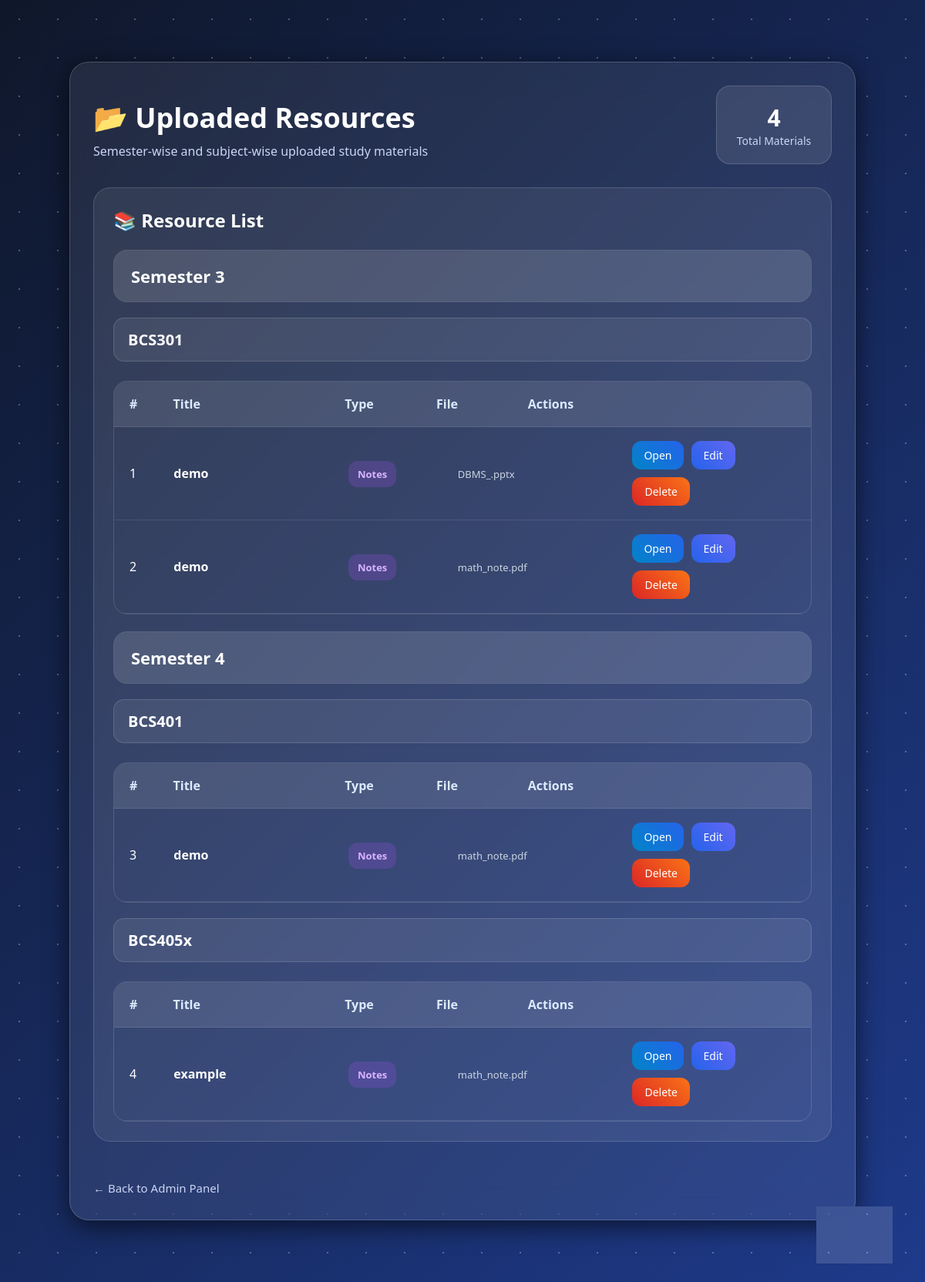
The app's page /admin-resources with its own data.
### tables this page shows
CREATE TABLE materials (
            id INTEGER PRIMARY KEY AUTOINCREMENT,
            title TEXT,
            semester TEXT,
            subject TEXT,
            resource_type TEXT,
            filename TEXT
        );

### app.py (the view)
@app.route("/admin-resources")
def admin_resources():
    conn = sqlite3.connect("database.db")
    cursor = conn.cursor()
    cursor.execute("""
        SELECT id, title, semester, subject, resource_type, filename
        FROM materials
        ORDER BY
        CAST(REPLACE(semester, 'Semester ', '') AS INTEGER),
        subject,
        resource_type
    """)
    materials = cursor.fetchall()
    conn.close()
    return render_template("admin-resources.html", materials=materials)

### templates/admin-resources.html (shortened to what this page needs)
<!DOCTYPE html>
<html lang="en">
<head>
<link rel="stylesheet" href="{{ url_for('static', filename='style.css') }}">
</head>
<body>
<div class="particles"></div>
<div class="manage-container">
    <div class="manage-header">
        <div>
            <h1>📂 Uploaded Resources</h1>
            <p>Semester-wise and subject-wise uploaded study materials</p>
        </div>
        <div class="stats-box">
            <div class="stat-card">
                <h3>{{ materials|length }}</h3>
                <p>Total Materials</p>
            </div>
        </div>
    </div>
    <div class="subjects-section">
        <h2>📚 Resource List</h2>
        {% set ns = namespace(current_semester='', current_subject='') %}
        {% for item in materials %}
            {% if ns.current_semester != item[2] %}
                {% set ns.current_semester = item[2] %}
                {% set ns.current_subject = '' %}
                <div class="semester-block">
                    <div class="semester-title">
                        <h3>{{ item[2] }}</h3>
                    </div>
                </div>
            {% endif %}
            {% if ns.current_subject != item[3] %}
                {% set ns.current_subject = item[3] %}
                <div class="subject-resource-title">
                    <h4>{{ item[3] }}</h4>
                </div>
                <div class="resource-table">
                    <div class="resource-row resource-heading">
                        <div>#</div>
                        <div>Title</div>
                        <div>Type</div>
                        <div>File</div>
                        <div>Actions</div>
                    </div>
            {% endif %}
                    <div class="resource-row grouped-resource-row">
                        <div>{{ loop.index }}</div>
                        <div>
                            <strong>{{ item[1] }}</strong>
                        </div>
                        <div>
                            <span class="tag important-tag">
                                {{ item[4] }}
                            </span>
                        </div>
                        <div>
                            <small>{{ item[5] }}</small>
                        </div>
                        <div class="resource-actions">
                            <a href="{{ url_for('static', filename='uploads/' + item[5]) }}"
                               target="_blank"
                               class="open-btn">
                               Open
                            </a>
                            <a href="/edit-material/{{ item[0] }}"
                               class="edit-btn">
                               Edit
                            </a>
                            <a href="/delete-material/{{ item[0] }}"
                               class="delete-btn"
                               onclick="return confirm('Are you sure you want to delete this material?')">
                               Delete
                            </a>
                        </div>
                    </div>
            {% set next_item = materials[loop.index] if not loop.last else None %}
            {% if loop.last or next_item[3] != item[3] or next_item[2] != item[2] %}
                </div>
            {% endif %}
        {% endfor %}
    </div>
    <a href="/admin-panel" class="back-link">← Back to Admin Panel</a>
</div>
</body>
</html>

### static/style.css (style rules this page uses)
* { margin:0; padding:0; box-sizing:border-box; }
body { font-family:'Segoe UI',sans-serif; min-height:100vh; overflow-x:hidden; overflow-y:auto; display:flex; justify-content:center; align-items:flex-start; background:linear-gradient( 135deg, #0f172a, #1e3a8a ); padding:40px 0; }
.particles { position:absolute; top:0; left:0; width:100%; height:100%; overflow:hidden; z-index:0; }
.particles::before, .particles::after { content:""; position:absolute; width:200%; height:200%; background-image: radial-gradient( white 1px, transparent 1px ); background-size:50px 50px; opacity:.15; animation:moveParticles 20s linear infinite; }
h1 { font-size:42px; color:white; margin:10px 0; }
.back-link { display:inline-block; margin-top:20px; color:#cbd5f5; text-decoration:none; font-size:15px; }
.manage-container { position:relative; z-index:1; width:85%; max-width:1200px; margin:40px auto; padding:30px; border-radius:25px; background:rgba(255,255,255,.08); backdrop-filter:blur(20px); -webkit-backdrop-filter:blur(20px); border:1px solid rgba(255,255,255,.18); box-shadow:0 8px 32px rgba(0,0,0,.6); color:white; }
.manage-header { display:flex; justify-content:space-between; align-items:center; gap:20px; margin-bottom:30px; }
.manage-header h1 { font-size:36px; margin-bottom:8px; }
.manage-header p { color:#cbd5f5; }
.stats-box { display:flex; gap:20px; }
.stat-card { min-width:150px; padding:20px; border-radius:18px; background:rgba(255,255,255,.10); border:1px solid rgba(255,255,255,.15); text-align:center; }
.stat-card h3 { font-size:30px; color:white; }
.stat-card p { color:#cbd5f5; font-size:14px; }
.add-subject-box, .subjects-section { padding:25px; border-radius:22px; background:rgba(255,255,255,.07); border:1px solid rgba(255,255,255,.15); margin-bottom:30px; }
.add-subject-box h2, .subjects-section h2 { margin-bottom:8px; }
.semester-block { margin-top:22px; border-radius:18px; background:rgba(255,255,255,.06); border:1px solid rgba(255,255,255,.13); overflow:hidden; }
.semester-title { padding:18px 22px; background:rgba(255,255,255,.08); }
.semester-title h3 { font-size:22px; }
.tag { padding:8px 12px; border-radius:12px; font-size:13px; font-weight:600; }
.important-tag { background:rgba(168,85,247,.22); color:#d8b4fe; }
.edit-btn, .delete-btn { text-decoration:none; padding:9px 16px; border-radius:12px; color:white; font-size:14px; transition:.3s; }
.edit-btn { background:linear-gradient(45deg,#2563eb,#6366f1); }
.delete-btn { background:linear-gradient(45deg,#dc2626,#f97316); }
.resource-table { width:100%; margin-top:25px; border-radius:18px; overflow:hidden; border:1px solid rgba(255,255,255,.15); }
.resource-row { display:grid; grid-template-columns:.4fr 2fr 1fr 1fr 1.2fr 2fr; align-items:center; gap:15px; padding:18px 20px; border-bottom:1px solid rgba(255,255,255,.10); color:white; }
.resource-heading { background:rgba(255,255,255,.10); font-weight:700; color:#dbeafe; }
.resource-row small { color:#cbd5e1; font-size:13px; }
.resource-actions { display:flex; gap:10px; flex-wrap:wrap; }
.open-btn { text-decoration:none; padding:9px 15px; border-radius:12px; background:linear-gradient(45deg,#0284c7,#2563eb); color:white; font-size:14px; }
.subject-resource-title { margin-top:20px; padding:14px 18px; border-radius:14px; background:rgba(255,255,255,.08); border:1px solid rgba(255,255,255,.14); color:white; }
.subject-resource-title h4 { font-size:20px; }
.grouped-resource-row { grid-template-columns:.4fr 2fr 1.2fr 2fr 2fr; }

### records on screen
materials: semester "Semester 3", subject "BCS301", title "demo", resource_type "Notes", filename "DBMS_.pptx"
materials: title "demo", resource_type "Notes", filename "math_note.pdf"
materials: semester "Semester 4", subject "BCS401", title "demo", resource_type "Notes", filename "math_note.pdf"
materials: subject "BCS405x", title "example", resource_type "Notes", filename "math_note.pdf"

### other values on screen
{{ materials|length }} "4"
